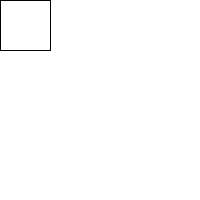
Frame 1 (no input)
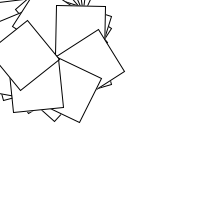
Frame 60 (the mouse pressed at the canvas centre just before this capture)
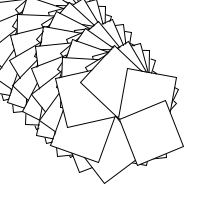
Frame 120 (the mouse held since frame 60 and released just before this capture)

The Processing sketch that drew these frames (run headless with seeded random() and noise(); from frame 60 on, the mouse is pressed at the canvas centre):

// Processing sketch: processing_167341
// ── processing_167341.pde


float angle;
float a=0;
void setup(){
  //Setting up background size
  size(200,200); 
  //Setting up a white background
  background(255); 
 
}

void draw(){



// rotation origine moves diagonaly
  translate(a, a);
a=a+1;
//spesifies a predefined float
  rotate(angle);
//increasing the rotation by 1 every time
  angle=angle+1; 
//size of object
  rect(0, 0, 50, 50);   




}
